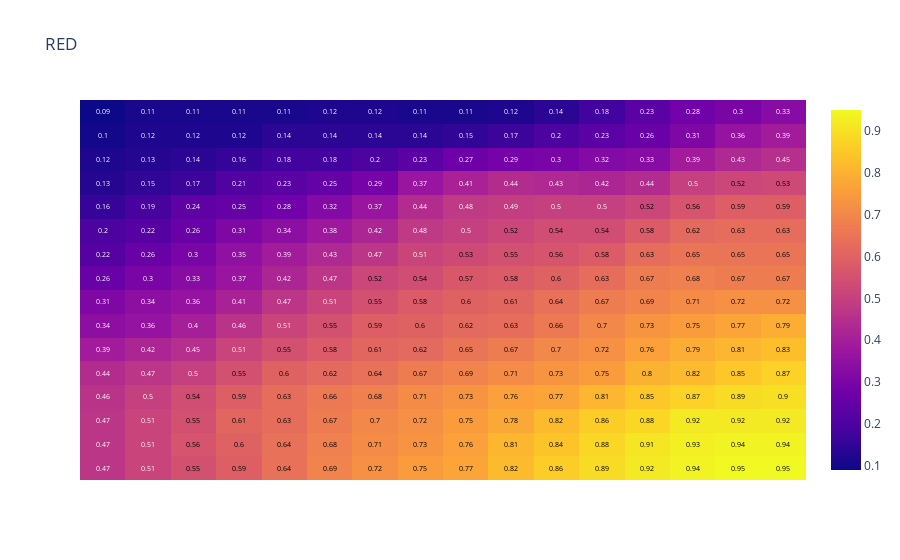
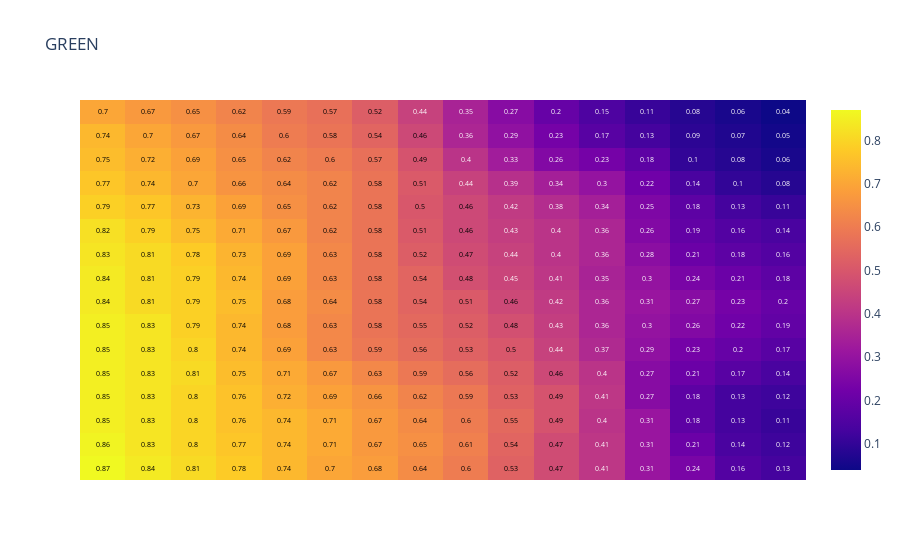
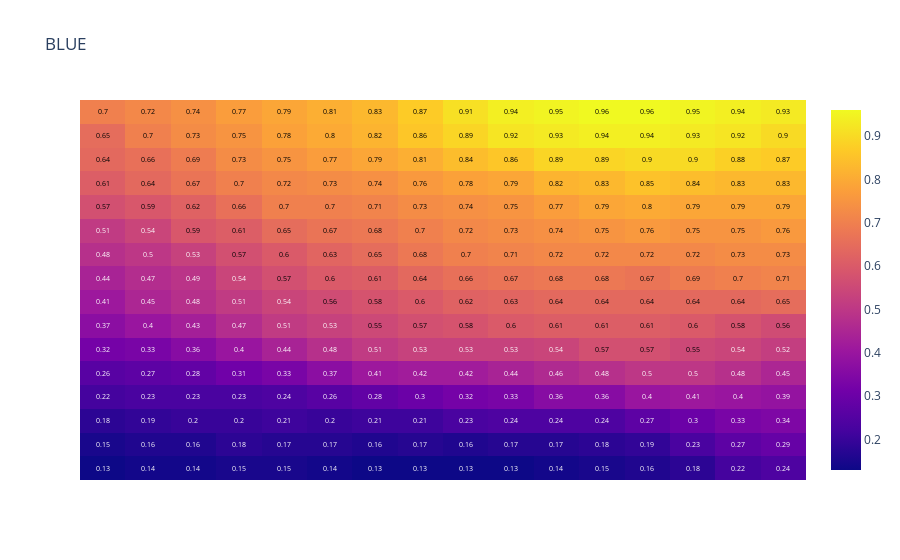

The notebook cell these images were saved under, in order:
### Code cell
GEMA.Visualization.codebook_vectors(main_map, np.array(["RED", "GREEN", "BLUE"]))
